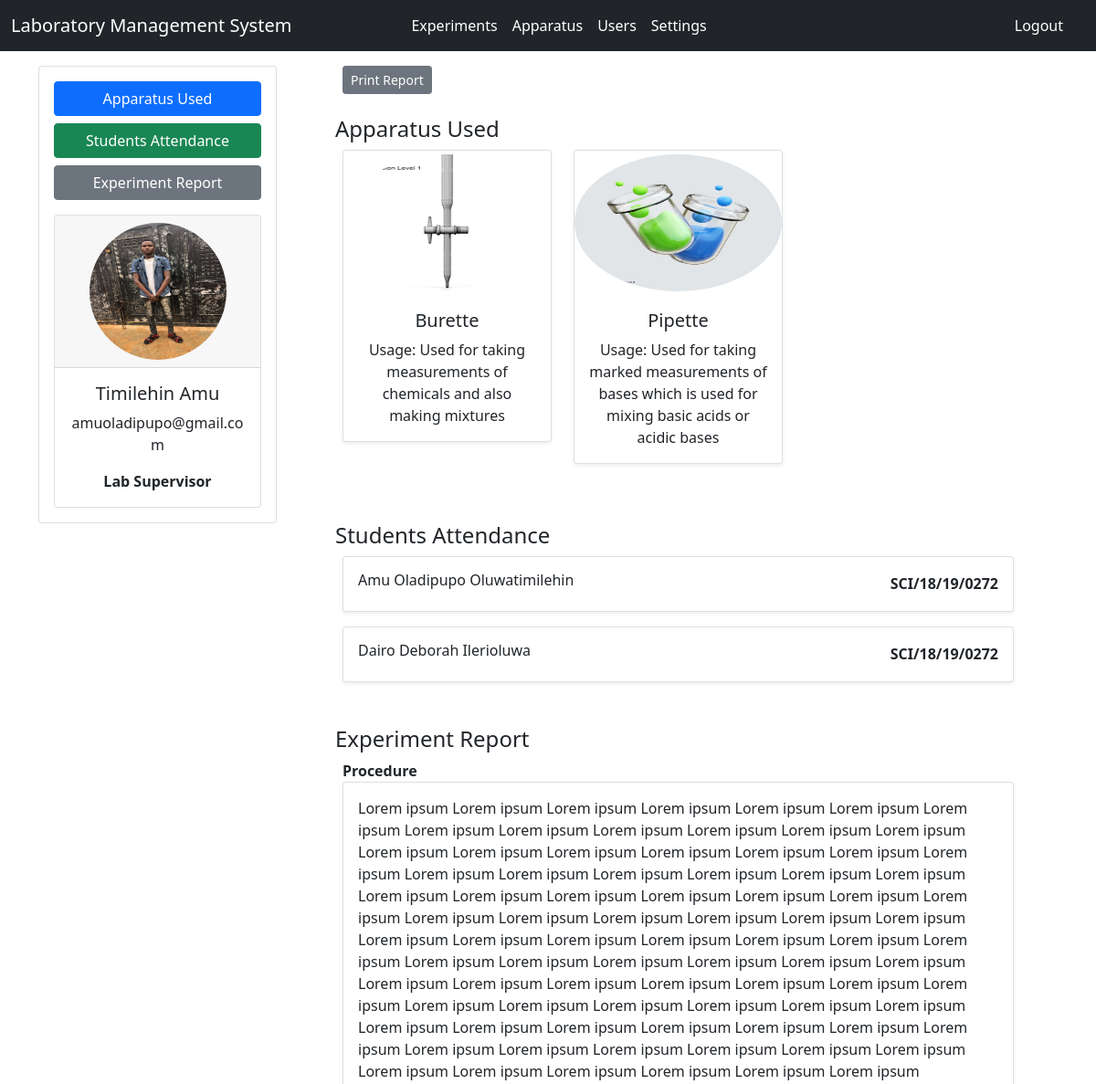
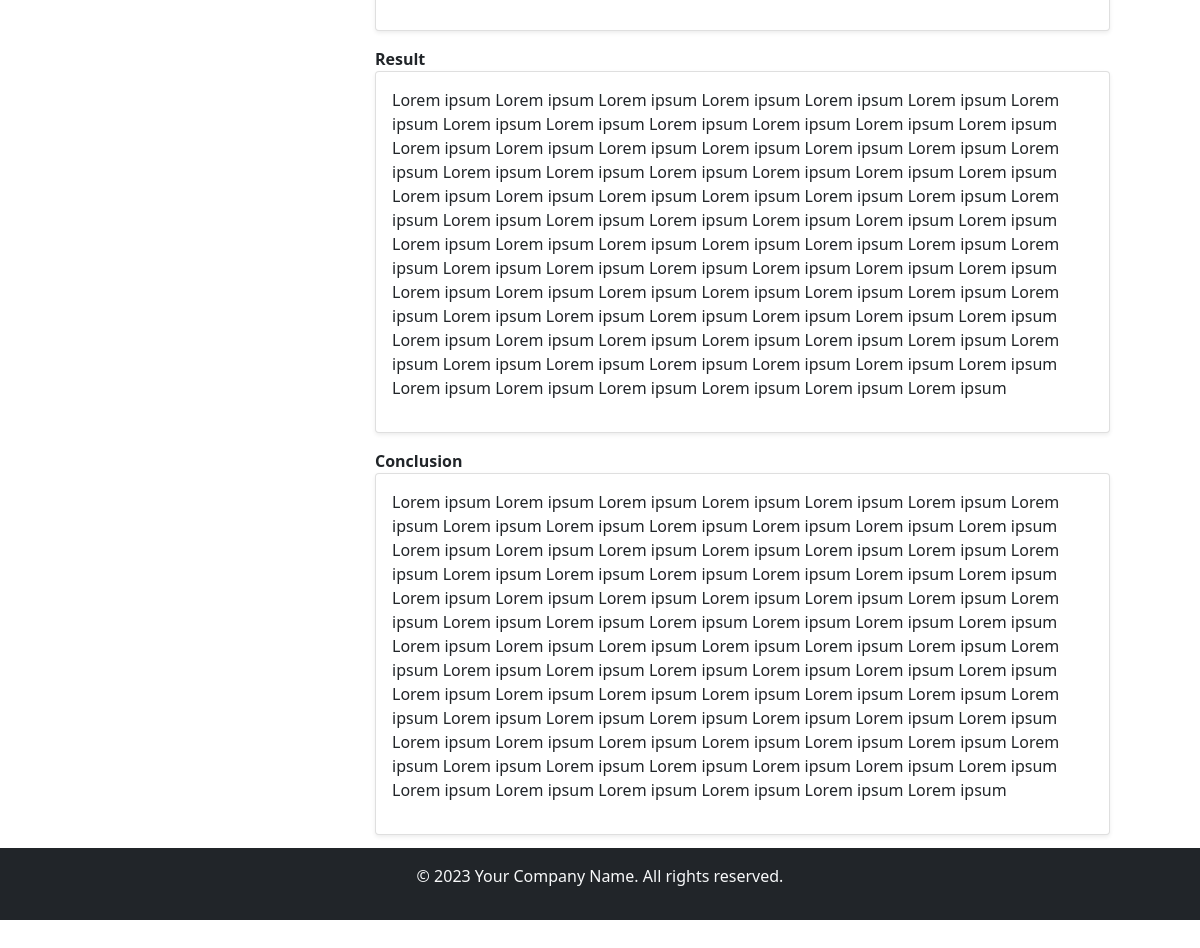
/templates/check_details.php?experiment_id=1 (signed in), run on the app's committed database (2 pictures, top to bottom).
### tables this page shows
CREATE TABLE `users` (
  `id` int(10) NOT NULL,
  `name` varchar(100) NOT NULL,
  `email` varchar(100) NOT NULL,
  `phone` varchar(100) NOT NULL,
  `gender` text NOT NULL,
  `image` varchar(100) NOT NULL,
  `position` varchar(100) NOT NULL,
  `password` varchar(100) NOT NULL,
  `created_at` datetime NOT NULL,
  `updated_at` datetime NOT NULL DEFAULT current_timestamp()
);

CREATE TABLE `apparatus_used` (
  `id` int(10) NOT NULL,
  `exp_id` int(10) NOT NULL,
  `app_id` int(10) NOT NULL
);

CREATE TABLE `apparatus` (
  `id` int(10) NOT NULL,
  `apparatus_image` varchar(100) NOT NULL,
  `apparatus_usage` varchar(100) NOT NULL,
  `apparatus_name` varchar(100) NOT NULL
);

CREATE TABLE `attendance` (
  `id` int(10) NOT NULL,
  `exp_id` int(10) NOT NULL,
  `student_name` varchar(100) NOT NULL,
  `student_matric` varchar(100) NOT NULL
);

CREATE TABLE `reports` (
  `id` int(10) NOT NULL,
  `supervisor` varchar(100) NOT NULL,
  `procedures` longtext NOT NULL,
  `results` longtext NOT NULL,
  `conclusion` longtext NOT NULL,
  `exp_id` int(10) NOT NULL,
  `created_at` date NOT NULL,
  `updated_at` datetime NOT NULL DEFAULT current_timestamp()
);

### middleware/objects.php (called while the page is built, shortened)
<?php
class Objects {
    public $query;
    public $connect;
    public $statement;
    function __construct(){
        $this->host = "localhost";
        $this->user = "root";
        $this->pass = "";
        $this->dbms = "laboratory";
        $this->connect = mysqli_connect($this->host, $this->user, $this->pass, $this->dbms);
    }
    function execute_query(){
        $this->statement = mysqli_query($this->connect, $this->query);
        return true;
    }
    function query_result(){
        $this->execute_query();
        return mysqli_fetch_assoc($this->statement);
    }
    function query_all(){
        $this->execute_query();
        return mysqli_fetch_all($this->statement, MYSQLI_ASSOC);
    }
}
?>

### templates/check_details.php (the view, shortened to what this page needs)
<?php
$active = 1;
include("../middleware/auth_header.php");
html($active);
$experiment_id = $_GET["experiment_id"];
$objects->query = "SELECT * FROM experiments WHERE id = '$experiment_id' AND status = 'completed'";
?>
<main>
    <div class="container">
        <div class="row">
            <div class="col-md-3">
                <div class="card mt-3">
                    <div class="card-body">
                        <button class="btn btn-primary btn-block w-100 mb-2">Apparatus Used</button>
                        <button class="btn btn-success btn-block w-100 mb-2">Students Attendance</button>
                        <button class="btn btn-secondary btn-block w-100">Experiment Report</button>
                        <div class="card mt-3">
                            <div class="card-header text-center">
                                <img src="../images/users/<?php echo $user["image"]; ?>" class="rounded-circle" width="150" height="150" alt="User Image">
                            </div>
                            <div class="card-body text-center">
                                <h5 class="card-title"><?php echo $user["name"]; ?></h5>
                                <p class="card-text"><?php echo $user["email"]; ?></p>
                                <p class="card-text"><strong><?php echo $user["position"]; ?></strong></p>
                            </div>
                        </div>
                    </div>
                </div>
            </div>
            <div class="col-md-9 scrollable-container"  style="max-height: 80vh; overflow-y: scroll;">
            <a href="print_experiment.php?experiment_id=<?php echo $experiment_id;?>" class="btn btn-secondary btn-sm mt-3 ms-5">Print Report</a>
                <div class="container mb-4" id="apparatus">
                    <h4 class="ps-3 pt-4">Apparatus Used</h4>
                    <div class="container-fluid">
                        <div class="row">
                            <?php
                                $objects->query = "SELECT * FROM apparatus_used WHERE exp_id = '$experiment_id'";
                                $apps = $objects->query_all();
                                foreach($apps as $app){
                                    $app_id = $app['app_id'];
                                    $objects->query = "SELECT * FROM apparatus WHERE id = '$app_id'";
                                    $apparatus = $objects->query_result(); ?>
                                    <div class="col-md-4 mb-3">
                                        <div class="card shadow-sm">
                                            <img src="../images/apparatus/<?php echo $apparatus["apparatus_image"];?>" alt="Apparatus Image" class="my-1 rounded-circle" height="150">
                                            <div class="card-body">
                                                <h5 class="card-title text-center"><?php echo $apparatus["apparatus_name"];?></h5>
                                                <p class="card-text text-center">Usage: <?php echo $apparatus["apparatus_usage"];?></p>
                                            </div>
                                        </div>
                                    </div>
                            <?php
                                }
                            ?>
                        </div>
                    </div>
                </div>
                <div class="container mb-4" id="students">
                    <h4 class="ps-3 pt-4">Students Attendance</h4>
                    <div class="container-fluid">
                        <?php
                            $objects->query = "SELECT * FROM attendance WHERE exp_id = '$experiment_id'";
                            $students = $objects->query_all();
                            foreach($students as $student){ ?>
                                 <div class="card mb-3 shadow-sm p-3 d-flex align-items-center">
                                    <div class="d-flex justify-content-between align-items-center w-100">
                                        <div class="d-flex align-items-center">
                                            <h6><?php echo $student["student_name"];?></h6>
                                        </div>
                                        <div class="d-flex">
                                            <strong><?php echo $student["student_matric"];?></strong>
                                        </div>
                                    </div>
                                </div>
                        <?php
                            }
                        ?>
                    </div>
                </div>
                <div class="container mb-4" id="reports">
                    <h4 class="ps-3 pt-4">Experiment Report</h4>
                    <?php
                        $objects->query = "SELECT * FROM reports WHERE exp_id = '$experiment_id'";
                        $report = $objects->query_result();
                    ?>
                    <div class="container-fluid">
                        <label><strong>Procedure</strong></label>
                        <div class="card mb-3 shadow-sm p-3 d-flex align-items-center">
                            <div class="d-flex justify-content-between align-items-center w-100">
                                <p><?php echo $report["procedures"];?>
                                </p>
                            </div>
                        </div>
                        <label><strong>Result</strong></label>
                        <div class="card mb-3 shadow-sm p-3 d-flex align-items-center">
                            <div class="d-flex justify-content-between align-items-center w-100">
                                <p>
                                    <?php echo $report["results"];?>
                                </p>
                            </div>
                        </div>
                        <label><strong>Conclusion</strong></label>
                        <div class="card mb-3 shadow-sm p-3 d-flex align-items-center">
                            <p>
                                <?php echo $report["conclusion"];?>
                            </p>
                        </div>
                    </div>
                </div>
            </div>
        </div>
    </div>
</main>
<?php include("../middleware/footer.php");?>

### middleware/auth_header.php (shortened to what this page needs)
<?php
include("../middleware/objects.php");
$objects = new Objects;
$objects->user_session_public();
$user_id = $_SESSION["user_id"];
$objects->query = "SELECT * FROM users WHERE id = '$user_id'";
$user = $objects->query_result();
function html($active){ ?>
    <!DOCTYPE html>
<html lang="en">
<head>
    <link rel="stylesheet" href="../css/bootstrap.min.css">
    <link rel="stylesheet" href="../css/pkgs/font-awesome-4.7.0/css/font-awesome.min.css">
    <link rel="stylesheet" href="../css/style.css">
</head>
<body>
    <nav class="navbar navbar-expand-sm navbar-custom bg-dark">
        <div class="container-fluid">
            <a class="navbar-brand" href="#">
                Laboratory Management System
            </a>
            <div class="collapse navbar-collapse center-nav" id="navbarNavCentered">
                <ul class="navbar-nav">
                    <li class="nav-item">
                        <a class="nav-link" data-active="1" href="dashboard.php">Experiments</a>
                    </li>
                    <li class="nav-item">
                        <a class="nav-link" data-active="2" href="apparatus.php">Apparatus</a>
                    </li>
                    <li class="nav-item">
                        <a class="nav-link" data-active="3" href="users.php">Users</a>
                    </li>
                    <li class="nav-item">
                        <a class="nav-link" data-active="4" href="settings.php">Settings</a>
                    </li>
                </ul>
            </div>
            <div class="collapse navbar-collapse end-nav me-3" id="navbarNavEnd">
                <ul class="navbar-nav">
                    <li class="nav-item">
                        <a class="nav-link" href="../controllers/logout.php">Logout</a>
                    </li>
                </ul>
            </div>
        </div>
    </nav>
<?php } ?>

### middleware/footer.php
<footer class="footer mt-auto py-3 bg-dark mt-2">
    <div class="container">
        <p class="text-light text-center">© 2023 Your Company Name. All rights reserved.</p>
    </div>
</footer>
</body>
</html>

### middleware/auth_header.php (style rules this page uses)
.center-nav { justify-content: center; }
.end-nav { justify-content: flex-end; }
nav a, div.navbar-collapse a, div.offcanvas a { color: white; }

### data on the page
users: image (picture), name "Timilehin Amu", email "amuoladipupo@gmail.com", position "Lab Supervisor"
apparatus_used: apparatus.apparatus_image (picture), apparatus.apparatus_name "Burette", apparatus.apparatus_usage "Used for taking measurements of chemicals and also making mixtures"
apparatus_used: apparatus.apparatus_image (picture), apparatus.apparatus_name "Pipette", apparatus.apparatus_usage "Used for taking marked measurements of bases which is used for mixing basic acids or acidic bases"
attendance: student_name "Amu Oladipupo Oluwatimilehin", student_matric "SCI/18/19/0272"
attendance: student_name "Dairo Deborah Ilerioluwa", student_matric "SCI/18/19/0272"
reports: procedures "Lorem ipsum Lorem ipsum Lorem ipsum Lorem ipsum Lorem ipsum Lorem ipsum Lorem ipsum Lorem ipsum Lorem ipsum Lorem ipsum Lorem ipsum Lorem ipsum Lorem ipsum Lorem ipsum Lorem ipsum Lorem ipsum Lorem ipsum Lorem ipsum Lorem ipsum Lorem ipsum Lorem ipsum Lorem ipsum Lorem ipsum Lorem ipsum Lorem ipsum Lorem ipsum Lorem ipsum Lorem ipsum Lorem ipsum Lorem ipsum Lorem ipsum Lorem ipsum Lorem ipsum Lorem ipsum Lorem ipsum Lorem ipsum Lorem ipsum Lorem ipsum Lorem ipsum Lorem ipsum Lorem ipsum Lorem ipsum Lorem ipsum Lorem ipsum Lorem ipsum Lorem ipsum Lorem ipsum Lorem ipsum Lorem ipsum Lorem ipsum Lorem ipsum Lorem ipsum Lorem ipsum Lorem ipsum Lorem ipsum Lorem ipsum Lorem ipsum Lorem ipsum…", results "Lorem ipsum Lorem ipsum Lorem ipsum Lorem ipsum Lorem ipsum Lorem ipsum Lorem ipsum Lorem ipsum Lorem ipsum Lorem ipsum Lorem ipsum Lorem ipsum Lorem ipsum Lorem ipsum Lorem ipsum Lorem ipsum Lorem ipsum Lorem ipsum Lorem ipsum Lorem ipsum Lorem ipsum Lorem ipsum Lorem ipsum Lorem ipsum Lorem ipsum Lorem ipsum Lorem ipsum Lorem ipsum Lorem ipsum Lorem ipsum Lorem ipsum Lorem ipsum Lorem ipsum Lorem ipsum Lorem ipsum Lorem ipsum Lorem ipsum Lorem ipsum Lorem ipsum Lorem ipsum Lorem ipsum Lorem ipsum Lorem ipsum Lorem ipsum Lorem ipsum Lorem ipsum Lorem ipsum Lorem ipsum Lorem ipsum Lorem ipsum Lorem ipsum Lorem ipsum Lorem ipsum Lorem ipsum Lorem ipsum Lorem ipsum Lorem ipsum Lorem ipsum…", conclusion "Lorem ipsum Lorem ipsum Lorem ipsum Lorem ipsum Lorem ipsum Lorem ipsum Lorem ipsum Lorem ipsum Lorem ipsum Lorem ipsum Lorem ipsum Lorem ipsum Lorem ipsum Lorem ipsum Lorem ipsum Lorem ipsum Lorem ipsum Lorem ipsum Lorem ipsum Lorem ipsum Lorem ipsum Lorem ipsum Lorem ipsum Lorem ipsum Lorem ipsum Lorem ipsum Lorem ipsum Lorem ipsum Lorem ipsum Lorem ipsum Lorem ipsum Lorem ipsum Lorem ipsum Lorem ipsum Lorem ipsum Lorem ipsum Lorem ipsum Lorem ipsum Lorem ipsum Lorem ipsum Lorem ipsum Lorem ipsum Lorem ipsum Lorem ipsum Lorem ipsum Lorem ipsum Lorem ipsum Lorem ipsum Lorem ipsum Lorem ipsum Lorem ipsum Lorem ipsum Lorem ipsum Lorem ipsum Lorem ipsum Lorem ipsum Lorem ipsum Lorem ipsum…"
